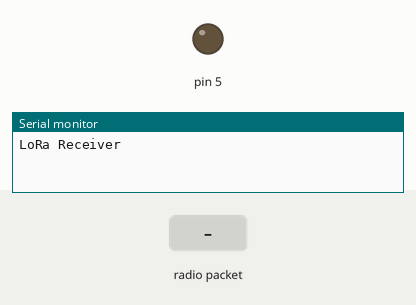
Recording of a sketch running on a simulated Arduino Uno, built with avr-gcc and run on an emulated ATmega328P. Shown: output pins drawn as LEDs (lit = HIGH), the last lines printed to the serial monitor. The test bench sets the inputs (shaded band). No radio packets arrive unless stated.

Above: at 1.2 s.
1.3 s: radio packet "1" arrives
At 2.7 s:
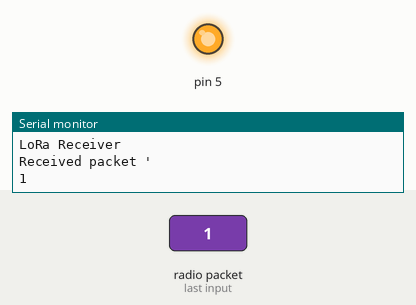
Timing chart, 0 to 7.8 s (numbered marks = the images above; inputs shaded):
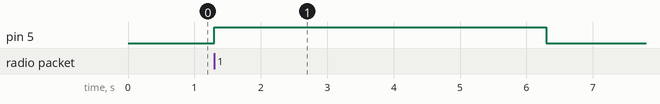

Measured:
- after the input at 1.3 s, pin 5: LOW → HIGH at once, → LOW 5.0 s later

The sketch:

centralNode.ino
```cpp
#include <SPI.h>
#include <LoRa.h>

#define LORA_SS_PIN 10
#define LORA_RST_PIN 9
#define LORA_DIO0_PIN 2

void setup() {
  Serial.begin(9600);
  // pinMode(5, OUTPUT);
  while (!Serial);

  Serial.println("LoRa Receiver");

  LoRa.setPins(LORA_SS_PIN, LORA_RST_PIN, LORA_DIO0_PIN);
  if (!LoRa.begin(433E6)) {
    Serial.println("Starting LoRa failed!");
    while (1);
  }
  pinMode(5, OUTPUT);
}

void loop() {
  // try to parse packet
  int packetSize = LoRa.parsePacket();
  if (packetSize) {
    String incoming="";
    // received a packet
    Serial.println("Received packet '");

    // read packet
    while (LoRa.available()) {
      char received=(char)LoRa.read();
      incoming+=received;
    }
    if(incoming){
        Serial.println(incoming);
        digitalWrite(5, HIGH);
        delay(5000);
        digitalWrite(5, LOW);
      }
  }
}
```
